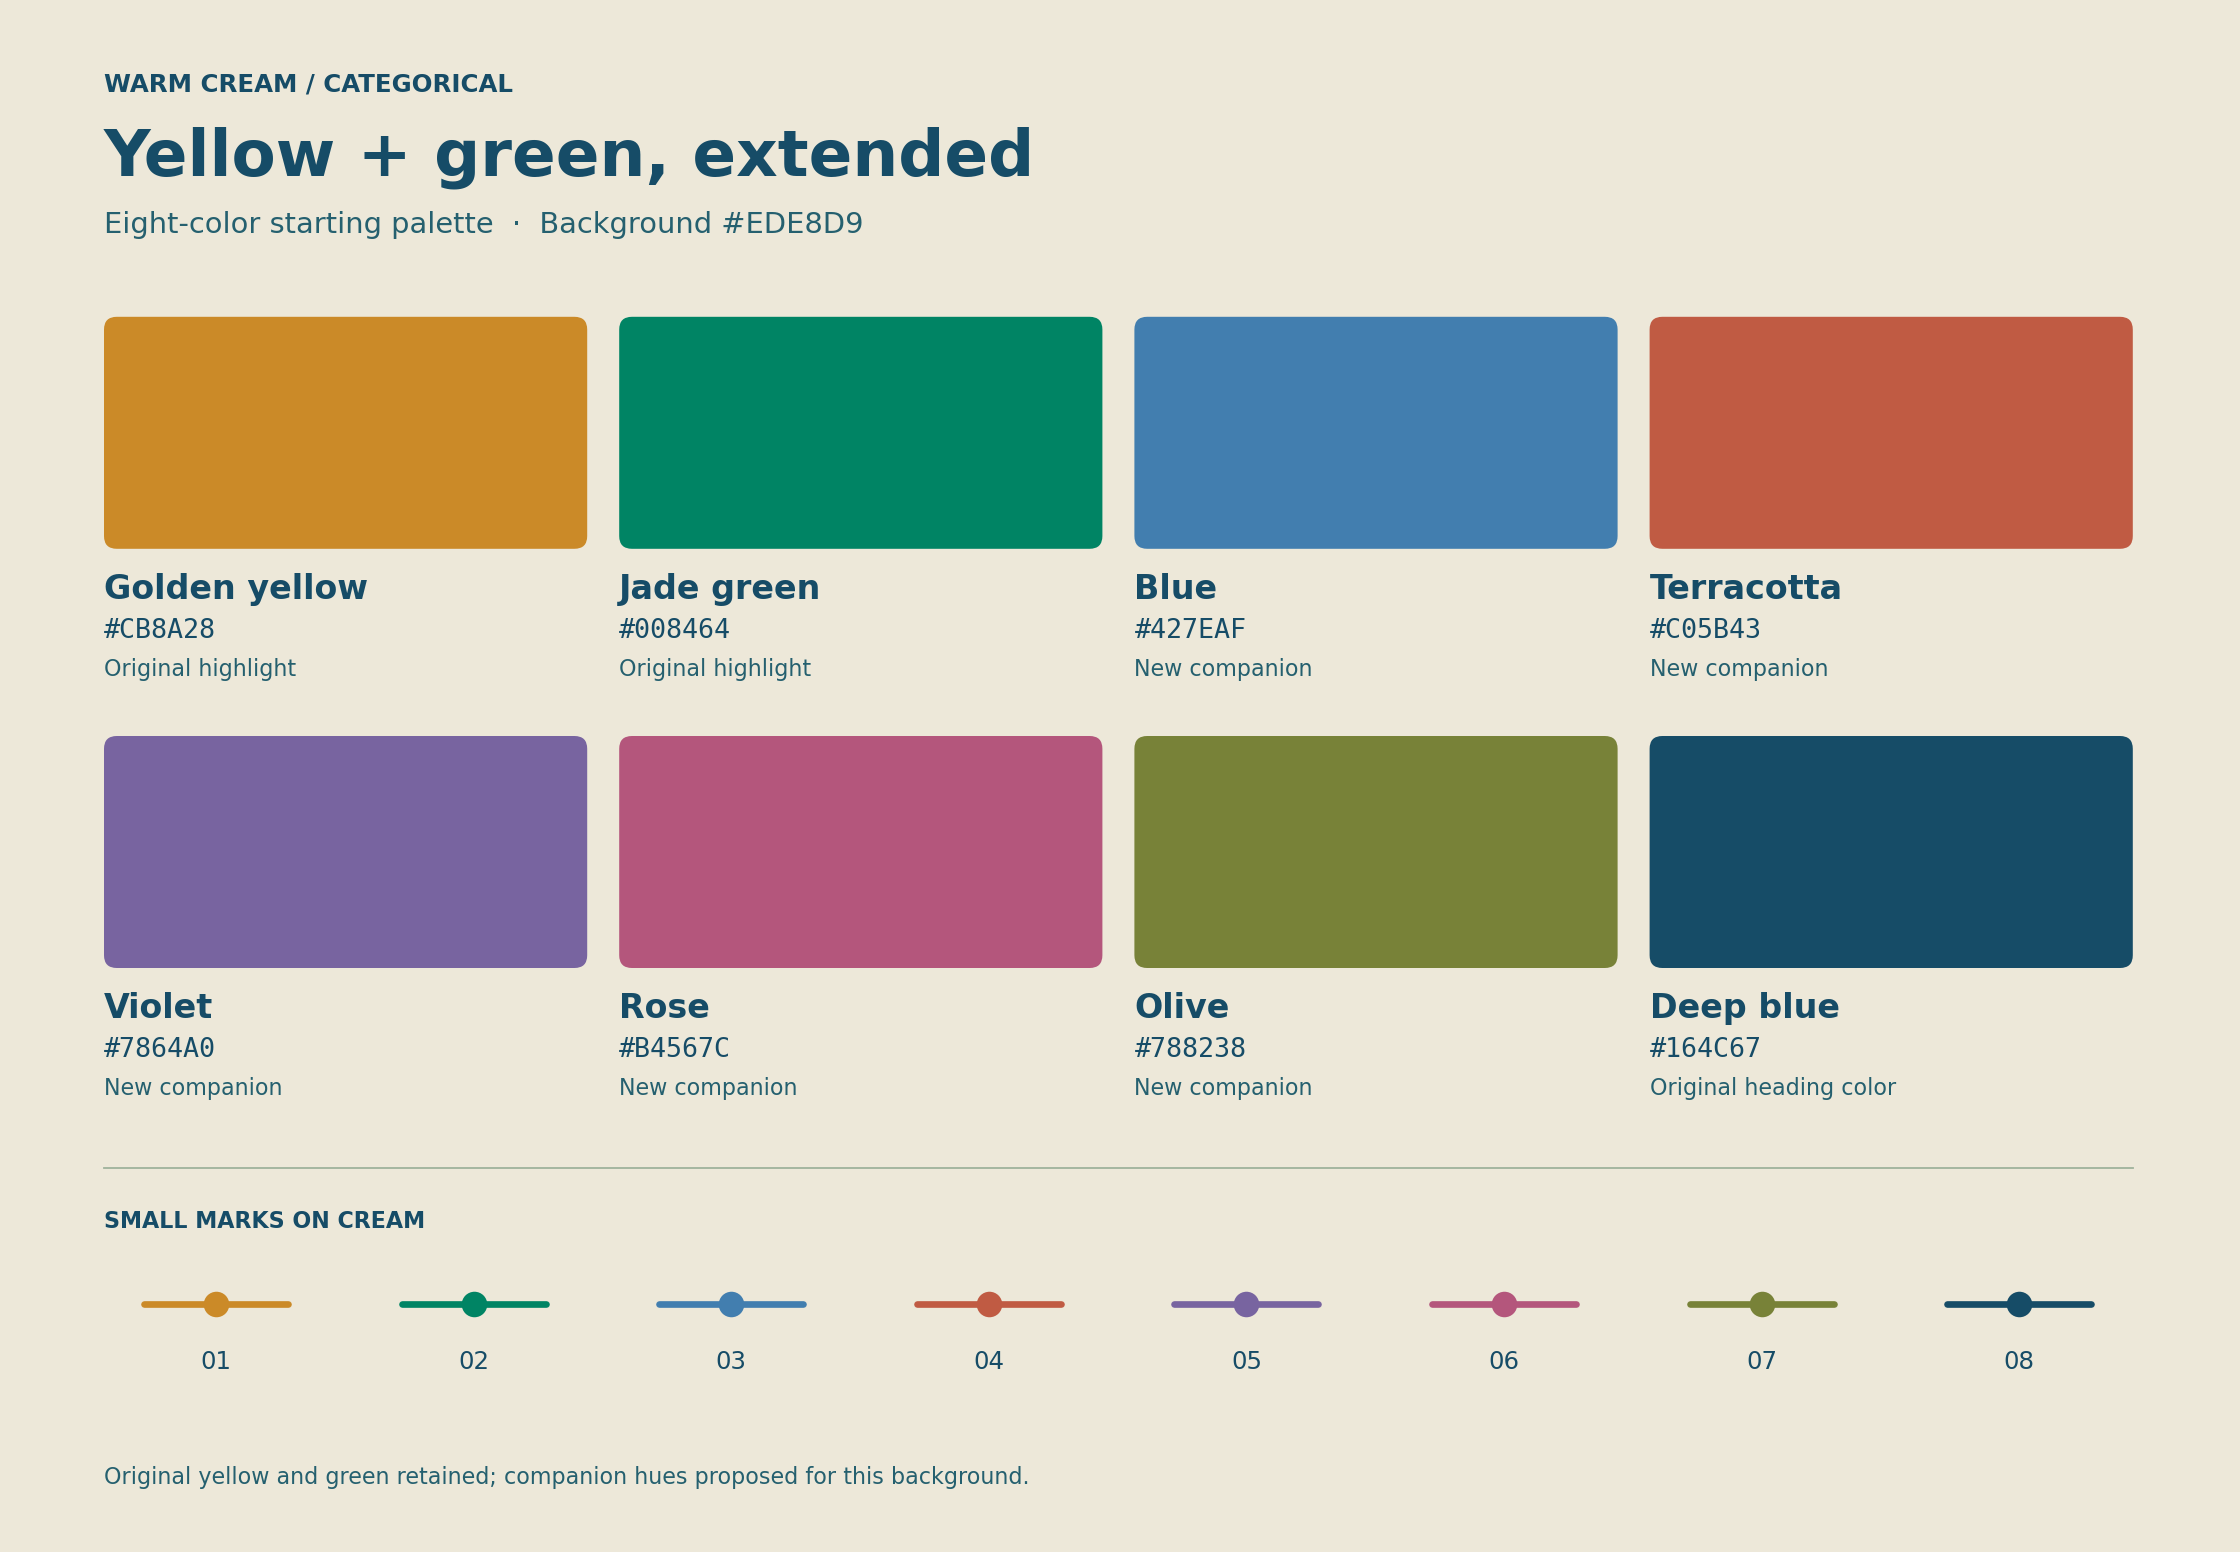

This figure's Python source:
"""Render a proposed categorical palette on ffloyd.space's light background."""
from pathlib import Path
import json

import matplotlib
matplotlib.use("Agg")
import matplotlib.pyplot as plt
from matplotlib.patches import FancyBboxPatch

OUT = Path(__file__).resolve().parent
BACKGROUND = "#EDE8D9"
INK = "#164C67"
BODY = "#25606F"
COLORS = [
    ("Golden yellow", "#CB8A28", "Original highlight"),
    ("Jade green", "#008464", "Original highlight"),
    ("Blue", "#427EAF", "New companion"),
    ("Terracotta", "#C05B43", "New companion"),
    ("Violet", "#7864A0", "New companion"),
    ("Rose", "#B4567C", "New companion"),
    ("Olive", "#788238", "New companion"),
    ("Deep blue", "#164C67", "Original heading color"),
]


def render():
    plt.rcParams.update({"font.family": "DejaVu Sans", "svg.fonttype": "none"})
    fig = plt.figure(figsize=(14, 9.7), facecolor=BACKGROUND)
    ax = fig.add_axes([0, 0, 1, 1], xlim=(0, 1400), ylim=(970, 0))
    ax.set_axis_off()

    def text(x, y, value, size=12, color=INK, **kwargs):
        ax.text(x, y, value, fontsize=size, color=color, va="top", **kwargs)

    text(65, 45, "WARM CREAM / CATEGORICAL", 11, weight="bold")
    text(65, 79, "Yellow + green, extended", 29, weight="bold")
    text(65, 132, "Eight-color starting palette  ·  Background #EDE8D9", 13, BODY)

    for i, (name, color, origin) in enumerate(COLORS):
        row, col = divmod(i, 4)
        x, y = 65 + 322 * col, 198 + 262 * row
        ax.add_patch(FancyBboxPatch((x, y), 302, 145,
                                   boxstyle="round,pad=0,rounding_size=8",
                                   facecolor=color, edgecolor="none"))
        text(x, y + 160, name, 15, weight="bold")
        text(x, y + 188, color, 12, family="DejaVu Sans Mono")
        text(x, y + 213, origin, 10, BODY)

    ax.plot([65, 1333], [730, 730], color="#9EB29B", linewidth=.8)
    text(65, 756, "SMALL MARKS ON CREAM", 10, weight="bold")
    for i, (_, color, _) in enumerate(COLORS):
        x = 90 + i * 161
        ax.plot([x, x + 90], [815, 815], color=color, linewidth=3,
                solid_capstyle="round")
        ax.scatter([x + 45], [815], s=110, color=color, zorder=3)
        text(x + 45, 844, f"{i + 1:02}", 11, ha="center")

    text(65, 916, "Original yellow and green retained; companion hues proposed for this background.", 10, BODY)
    fig.savefig(OUT / "ffloyd_categorical_swatch.png", dpi=160, facecolor=BACKGROUND)
    fig.savefig(OUT / "ffloyd_categorical_swatch.svg", facecolor=BACKGROUND)
    plt.close(fig)
    data = {
        "name": "Warm cream categorical — first proposal",
        "background": BACKGROUND,
        "colors": [{"name": name, "hex": color, "origin": origin}
                   for name, color, origin in COLORS],
        "source": "https://ffloyd.space/about",
        "note": "Companion colors are proposed additions, not extracted site colors."
    }
    (OUT / "ffloyd_categorical_palette.json").write_text(json.dumps(data, indent=2) + "\n")


if __name__ == "__main__":
    render()
